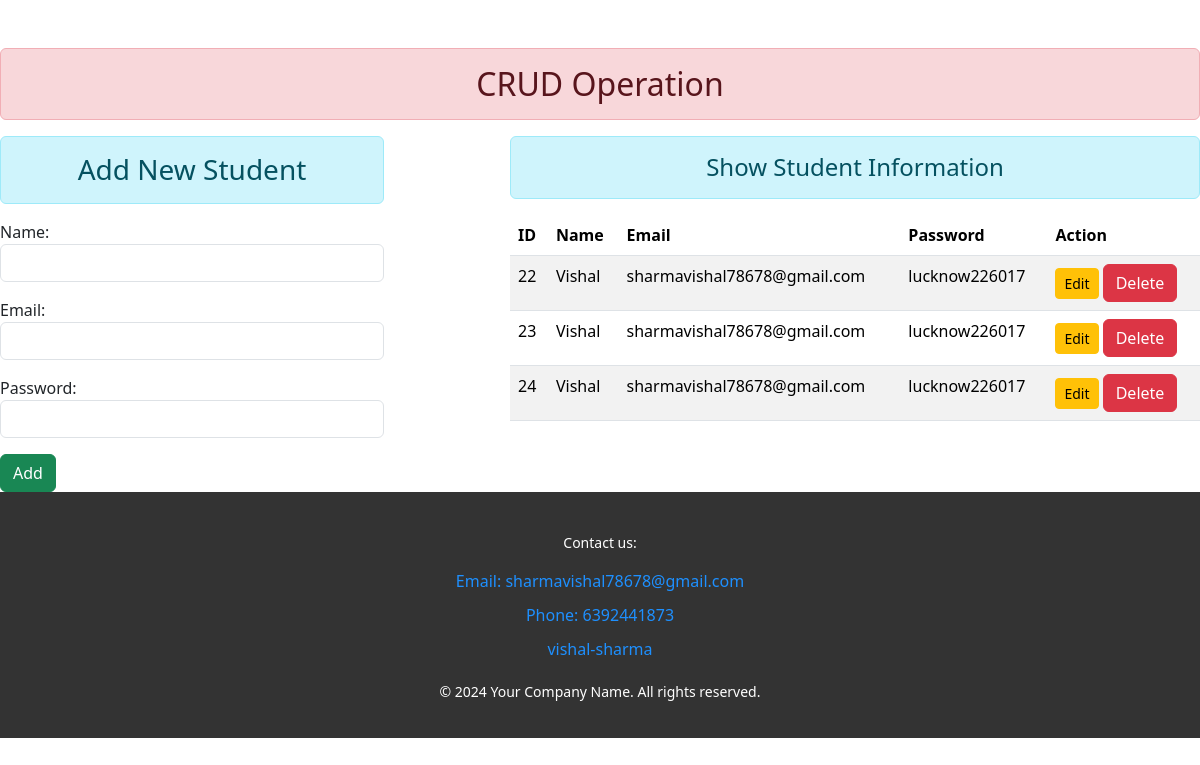
The page / on the database its author committed.
### enroll/models.py (models this page shows)
class User(models.Model):
    name=models.CharField(max_length=100)
    email=models.EmailField(max_length=100)
    password=models.CharField(max_length=100)

### enroll/views.py (the view)
# urls.py: path('',views.add_show,name='addandshow'),
def add_show(request):
    if request.method=='POST':
        fm=StudentRegistration(request.POST)
        if fm.is_valid():
            nm=fm.cleaned_data['name']
            em=fm.cleaned_data['email']
            pw=fm.cleaned_data['password']
            reg=User(name=nm,email=em,password=pw)
            reg.save()
            fm=StudentRegistration()
    else:
        fm=StudentRegistration()
    stud=User.objects.all()
    return render(request,'enroll/addandshow.html',{'form':fm,'stu':stud})

### enroll/forms.py
class StudentRegistration(forms.ModelForm):
    class Meta:
        model=User
        fields=['id','name','email','password']
        widgets={
            'name':forms.TextInput(attrs={'class':'form-control'}),
            'email':forms.EmailInput(attrs={'class':'form-control'}),
            'password':forms.PasswordInput(render_value=True,attrs={'class':'form-control'}),
        }

### enroll/templates/enroll/addandshow.html (shortened to what this page needs)
{% extends 'enroll/base.html' %}
{% block content %}
<div class="row">
    <div class="col-sm-4">
        <h3 class="text-center alert alert-info">Add New Student</h3>
        <form action="" method="post">
            {{form.as_p}}
            <input type="submit" class="btn btn-success" value="Add">
        </form>
    </div>
    <div class="col-sm-7 offset-1">
        <h4 class="text-center alert alert-info">Show Student Information</h4>
        {% if stu %}
        <table class="table table-striped table-hover">
            <thead>
                <tr>
                    <th scope="col">ID</th>
                    <th scope="col">Name</th>
                    <th scope="col">Email</th>
                    <th scope="col">Password</th>
                    <th scope="col">Action</th>
                </tr>
                <tbody>
                    {% for st in stu %}
                    <tr scope="row">
                        <td>{{st.id}}</td>
                        <td>{{st.name}}</td>
                        <td>{{st.email}}</td>
                        <td>{{st.password}}</td>
                        <td>
                            <a href="{% url 'updatedata' st.id %}" class="btn btn-warning btn-sm">Edit</a>
                            <form action="{% url 'deletedata' st.id %}" method="POST" class="d-inline">
                                <input type="submit" class="btn btn-danger" value="Delete">
                            </form>
                        </td>
                    </tr>
                    {% endfor %}
                </tbody>
            </thead>
          </table>
        {% else %}
        <h4 class="text-center alert warning-info">No records</h4>
        {% endif %}
    </div>
</div>
{% endblock content %}

### enroll/templates/enroll/base.html (shortened to what this page needs)
<!DOCTYPE html>
{% load static %}
<html lang="en">
<head>
    <link rel="stylesheet" href="{% static 'enroll/css/bootstrap.css' %}">
</head>
<body>
    <h2 class="text-center alert alert-danger">CRUD Operation</h2>
    {% block content %}
    {% endblock content %}
    <footer>
        <div class="footer-content">
            <p>Contact us:</p>
            <ul>
                <li>
                    <a href="sharmavishal78678@gmail.com">Email: sharmavishal78678@gmail.com</a>
                </li>
                <li>
                    <a href="tel:6392441873">Phone: 6392441873</a>
                </li>
                <li>
                    <a href="https://linkedin.com/in/vishal-sharma-b434b8221" target="_blank">
                        vishal-sharma
                    </a>
                </li>
            </ul>
        </div>
        <p>&copy; 2024 Your Company Name. All rights reserved.</p>
    </footer>
</body>
</html>

### enroll/templates/enroll/base.html (style rules this page uses)
footer { background-color: #333; color: white; padding: 20px; text-align: center; }
.footer-content ul { list-style: none; padding: 0; }
.footer-content ul li { margin: 10px 0; }
.footer-content a { color: #1e90ff; text-decoration: none; }
footer p { margin-top: 20px; font-size: 14px; }

### rows shown on the page
User: id "22", name "Vishal", email "sharmavishal78678@gmail.com", password "lucknow226017"
User: id "23", name "Vishal", email "sharmavishal78678@gmail.com", password "lucknow226017"
User: id "24", name "Vishal", email "sharmavishal78678@gmail.com", password "lucknow226017"
